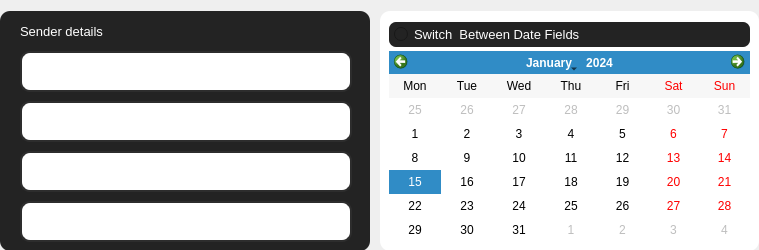
                      <widget class="QFrame" name="frame_10">
                       <property name="minimumSize">
                        <size>
                         <width>0</width>
                         <height>250</height>
                        </size>
                       </property>
                       <property name="maximumSize">
                        <size>
                         <width>16777215</width>
                         <height>250</height>
                        </size>
                       </property>
                       <property name="frameShape">
                        <enum>QFrame::NoFrame</enum>
                       </property>
                       <property name="frameShadow">
                        <enum>QFrame::Raised</enum>
                       </property>
                       <layout class="QGridLayout" name="gridLayout_3">
                        <property name="leftMargin">
                         <number>0</number>
                        </property>
                        <property name="rightMargin">
                         <number>0</number>
                        </property>
                        <property name="bottomMargin">
                         <number>0</number>
                        </property>
                        <property name="horizontalSpacing">
                         <number>10</number>
                        </property>
                        <property name="verticalSpacing">
                         <number>6</number>
                        </property>
                        <item row="1" column="1">
                         <widget class="QFrame" name="frame_21">
                          <property name="minimumSize">
                           <size>
                            <width>379</width>
                            <height>240</height>
                           </size>
                          </property>
                          <property name="maximumSize">
                           <size>
                            <width>379</width>
                            <height>240</height>
                           </size>
                          </property>
                          <property name="styleSheet">
                           <string notr="true">QFrame{
	background-color: rgb(255, 255, 255);
	border-radius: 10px;
}</string>
                          </property>
                          <property name="frameShape">
                           <enum>QFrame::NoFrame</enum>
                          </property>
                          <property name="frameShadow">
                           <enum>QFrame::Raised</enum>
                          </property>
                          <layout class="QVBoxLayout" name="verticalLayout_21">
                           <property name="rightMargin">
                            <number>9</number>
                           </property>
                           <item>
                            <widget class="QRadioButton" name="change_date_box">
                             <property name="minimumSize">
                              <size>
                               <width>0</width>
                               <height>25</height>
                              </size>
                             </property>
                             <property name="maximumSize">
                              <size>
                               <width>16777215</width>
                               <height>20</height>
                              </size>
                             </property>
                             <property name="font">
                              <font>
                               <pointsize>10</pointsize>
                              </font>
                             </property>
                             <property name="styleSheet">
                              <string notr="true">color: rgb(255,255, 255);
background-color: rgb(35, 35, 35);
padding-left:5px;
border-radius:7px;</string>
                             </property>
                             <property name="text">
                              <string>Switch  Between Date Fields</string>
                             </property>
                             <property name="icon">
                              <iconset resource="../resource/asset.qrc">
                               <normaloff>:/icons/asset/repeat.svg</normaloff>:/icons/asset/repeat.svg</iconset>
                             </property>
                            </widget>
                           </item>
                           <item>
                            <widget class="QCalendarWidget" name="calendarWidget_reg">
                             <property name="gridVisible">
                              <bool>false</bool>
                             </property>
                             <property name="verticalHeaderFormat">
                              <enum>QCalendarWidget::NoVerticalHeader</enum>
                             </property>
                             <property name="navigationBarVisible">
                              <bool>true</bool>
                             </property>
                            </widget>
                           </item>
                          </layout>
                         </widget>
                        </item>
                        <item row="1" column="0">
                         <widget class="QFrame" name="frame_20">
                          <property name="minimumSize">
                           <size>
                            <width>370</width>
                            <height>240</height>
                           </size>
                          </property>
                          <property name="maximumSize">
                           <size>
                            <width>370</width>
                            <height>240</height>
                           </size>
                          </property>
                          <property name="styleSheet">
                           <string notr="true">QFrame{
	background-color: rgb(35, 35, 35);
	border-radius: 10px;
}</string>
                          </property>
                          <property name="frameShape">
                           <enum>QFrame::NoFrame</enum>
                          </property>
                          <property name="frameShadow">
                           <enum>QFrame::Raised</enum>
                          </property>
                          <widget class="QLineEdit" name="email_from">
                           <property name="geometry">
                            <rect>
                             <x>20</x>
                             <y>40</y>
                             <width>332</width>
                             <height>41</height>
                            </rect>
                           </property>
                           <property name="minimumSize">
                            <size>
                             <width>332</width>
                             <height>0</height>
                            </size>
                           </property>
                           <property name="maximumSize">
                            <size>
                             <width>332</width>
                             <height>16777215</height>
                            </size>
                           </property>
                           <property name="font">
                            <font>
                             <pointsize>10</pointsize>
                            </font>
                           </property>
                           <property name="styleSheet">
                            <string notr="true">QLineEdit{
	color: rgb(255, 255, 255);
	border: 2px solid  rgb(45, 45, 45);
	border-radius:10px;
	padding-left: 10px;
}

QLineEdit:hover{
	border:2px solid rgb(35, 35, 35);
}

QLineEdit:focus{
	border:2px solid rgb(255, 255, 255);
}</string>
                           </property>
                           <property name="placeholderText">
                            <string>From</string>
                           </property>
                           <property name="clearButtonEnabled">
                            <bool>true</bool>
                           </property>
                          </widget>
                          <widget class="QLineEdit" name="email_sender">
                           <property name="geometry">
                            <rect>
                             <x>20</x>
                             <y>140</y>
                             <width>332</width>
                             <height>41</height>
                            </rect>
                           </property>
                           <property name="minimumSize">
                            <size>
                             <width>332</width>
                             <height>0</height>
                            </size>
                           </property>
                           <property name="maximumSize">
                            <size>
                             <width>332</width>
                             <height>16777215</height>
                            </size>
                           </property>
                           <property name="font">
                            <font>
                             <pointsize>10</pointsize>
                            </font>
                           </property>
                           <property name="styleSheet">
                            <string notr="true">QLineEdit{
	color: rgb(255, 255, 255);
	border: 2px solid  rgb(45, 45, 45);
	border-radius:10px;
	padding-left: 10px;
}

QLineEdit:hover{
	border:2px solid rgb(35, 35, 35);
}

QLineEdit:focus{
	border:2px solid rgb(255, 255, 255);
}</string>
                           </property>
                           <property name="placeholderText">
                            <string>Email</string>
                           </property>
                           <property name="clearButtonEnabled">
                            <bool>true</bool>
                           </property>
                          </widget>
                          <widget class="QLineEdit" name="sender_password">
                           <property name="geometry">
                            <rect>
                             <x>20</x>
                             <y>190</y>
                             <width>332</width>
                             <height>41</height>
                            </rect>
                           </property>
                           <property name="minimumSize">
                            <size>
                             <width>332</width>
                             <height>0</height>
                            </size>
                           </property>
                           <property name="maximumSize">
                            <size>
                             <width>332</width>
                             <height>16777215</height>
                            </size>
                           </property>
                           <property name="font">
                            <font>
                             <pointsize>10</pointsize>
                            </font>
                           </property>
                           <property name="styleSheet">
                            <string notr="true">QLineEdit{
	color: rgb(255, 255, 255);
	border: 2px solid  rgb(45, 45, 45);
	border-radius:10px;
	padding-left: 10px;
}

QLineEdit:hover{
	border:2px solid rgb(35, 35, 35);
}

QLineEdit:focus{
	border:2px solid rgb(255, 255, 255);
}</string>
                           </property>
                           <property name="echoMode">
                            <enum>QLineEdit::Password</enum>
                           </property>
                           <property name="placeholderText">
                            <string>Password</string>
                           </property>
                           <property name="clearButtonEnabled">
                            <bool>true</bool>
                           </property>
                          </widget>
                          <widget class="QLabel" name="label_9">
                           <property name="geometry">
                            <rect>
                             <x>20</x>
                             <y>10</y>
                             <width>111</width>
                             <height>20</height>
                            </rect>
                           </property>
                           <property name="font">
                            <font>
                             <pointsize>10</pointsize>
                            </font>
                           </property>
                           <property name="styleSheet">
                            <string notr="true">color: rgb(255, 255, 255);</string>
                           </property>
                           <property name="text">
                            <string>Sender details</string>
                           </property>
                          </widget>
                          <widget class="QLineEdit" name="email_subject">
                           <property name="geometry">
                            <rect>
                             <x>20</x>
                             <y>90</y>
                             <width>332</width>
                             <height>41</height>
                            </rect>
                           </property>
                           <property name="minimumSize">
                            <size>
                             <width>332</width>
                             <height>0</height>
                            </size>
                           </property>
                           <property name="maximumSize">
                            <size>
                             <width>332</width>
                             <height>16777215</height>
                            </size>
                           </property>
                           <property name="font">
                            <font>
                             <pointsize>10</pointsize>
                            </font>
                           </property>
                           <property name="styleSheet">
                            <string notr="true">QLineEdit{
	color: rgb(255, 255, 255);
	border: 2px solid  rgb(45, 45, 45);
	border-radius:10px;
	padding-left: 10px;
}

QLineEdit:hover{
	border:2px solid rgb(35, 35, 35);
}

QLineEdit:focus{
	border:2px solid rgb(255, 255, 255);
}</string>
                           </property>
                           <property name="placeholderText">
                            <string>Subject</string>
                           </property>
                           <property name="clearButtonEnabled">
                            <bool>true</bool>
                           </property>
                          </widget>
                         </widget>
                        </item>
                       </layout>
                      </widget>
